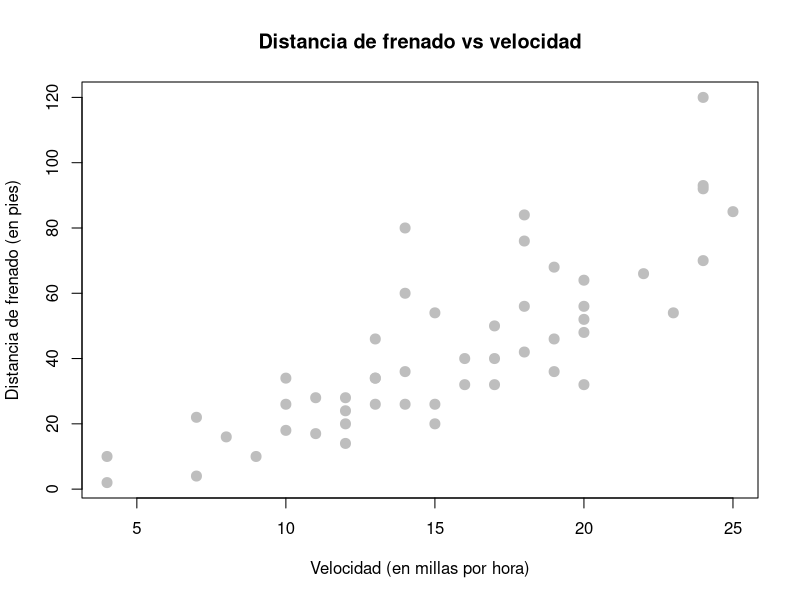
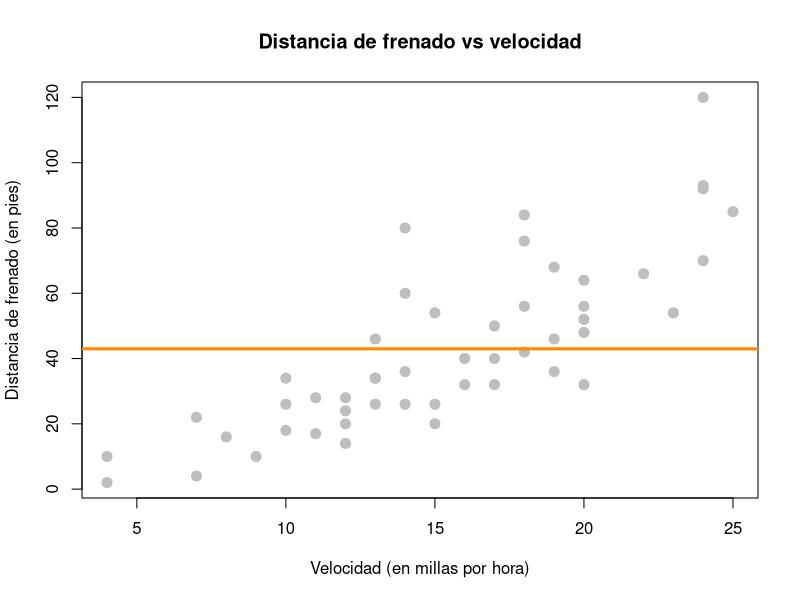
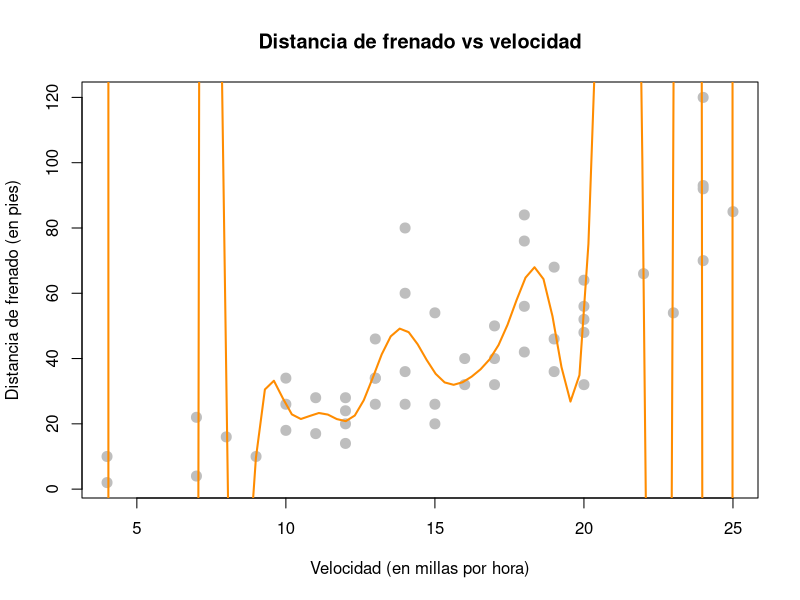
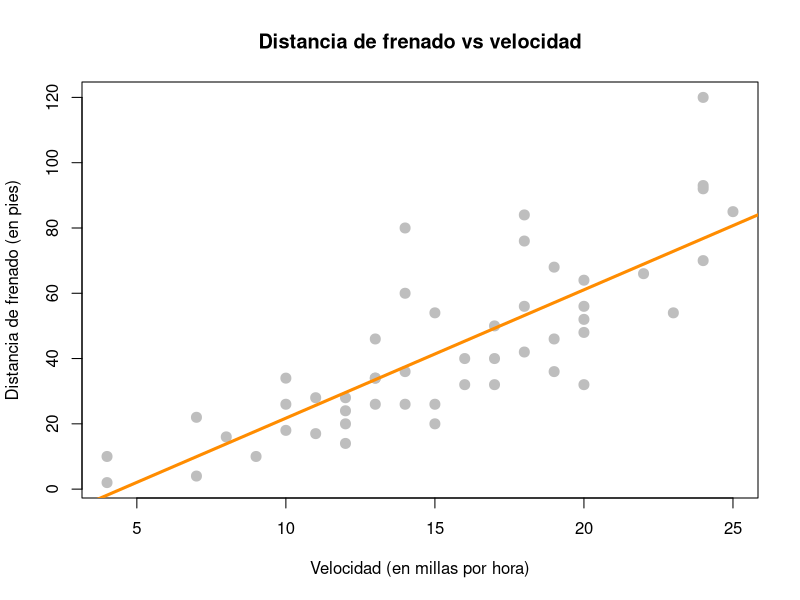
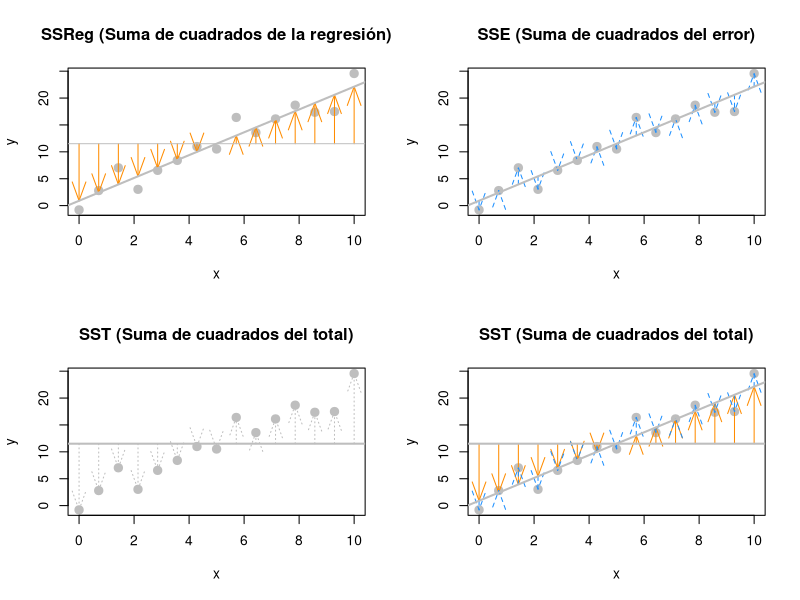
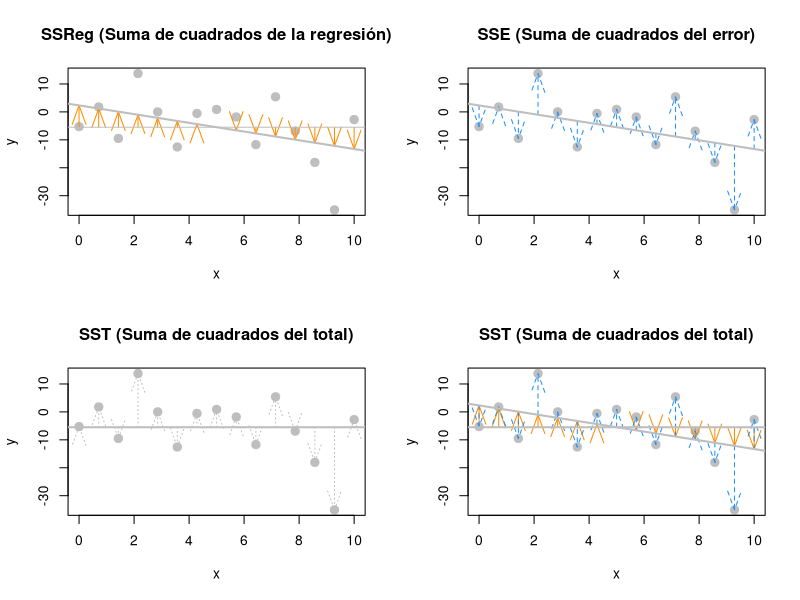
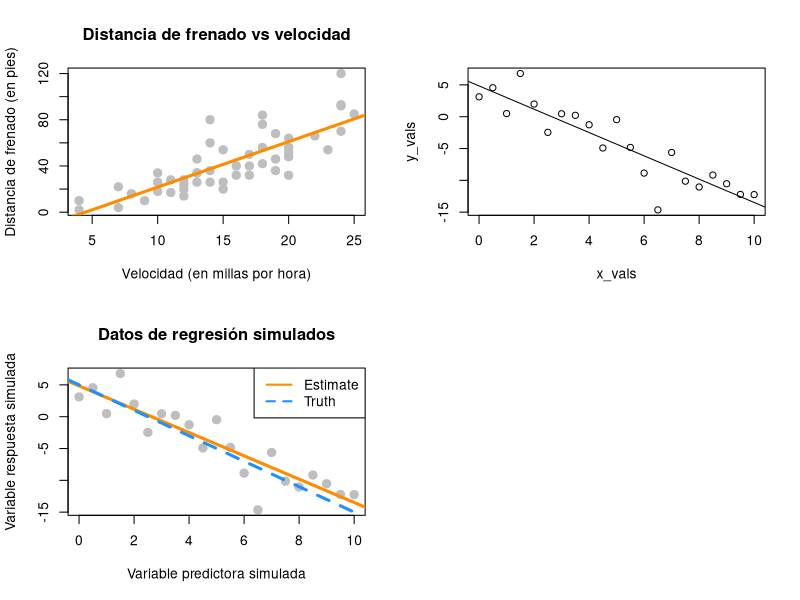

Recreate these plots in R, in order.
## ---- chunk 1
knitr::opts_chunk$set(cache = TRUE, autodep = TRUE, fig.align = "center")
## ---- chunk 2
str(cars)
## ---- chunk 3
dim(cars)
nrow(cars)
ncol(cars)
## ---- chunk 4
plot(dist ~ speed, data = cars,
     xlab = "Velocidad (en millas por hora)",
     ylab = "Distancia de frenado (en pies)",
     main = "Distancia de frenado vs velocidad",
     pch  = 20,
     cex  = 2,
     col  = "grey")
## ---- chunk 5
plot(dist ~ speed, data = cars,
     xlab = "Velocidad (en millas por hora)",
     ylab = "Distancia de frenado (en pies)",
     main = "Distancia de frenado vs velocidad",
     pch  = 20,
     cex  = 2,
     col  = "grey")
underfit_model = lm(dist ~ 1, data = cars)
abline(underfit_model, lwd = 3, col = "darkorange")
## ---- chunk 6
overfit_model = lm(dist ~ poly(speed, 18), data = cars)
x = seq(-10, 50, length.out = 200)
plot(dist ~ speed, data = cars,
     xlab = "Velocidad (en millas por hora)",
     ylab = "Distancia de frenado (en pies)",
     main = "Distancia de frenado vs velocidad",
     pch  = 20,
     cex  = 2,
     col  = "grey")
lines(x, predict(overfit_model, data.frame(speed = x)), lwd = 2, col = "darkorange")
## ---- chunk 7
stop_dist_model = lm(dist ~ speed, data = cars)
plot(dist ~ speed, data = cars,
     xlab = "Velocidad (en millas por hora)",
     ylab = "Distancia de frenado (en pies)",
     main = "Distancia de frenado vs velocidad",
     pch  = 20,
     cex  = 2,
     col  = "grey")
abline(stop_dist_model, lwd = 3, col = "darkorange")
## ---- chunk 8
x = cars$speed
y = cars$dist
## ---- chunk 9
Sxy = sum((x - mean(x)) * (y - mean(y)))
Sxx = sum((x - mean(x)) ^ 2)
Syy = sum((y - mean(y)) ^ 2)
c(Sxy, Sxx, Syy)
## ---- chunk 10
beta_1_hat = Sxy / Sxx
beta_0_hat = mean(y) - beta_1_hat * mean(x)
c(beta_0_hat, beta_1_hat)
## ---- chunk 11
unique(cars$speed)
## ---- chunk 12
beta_0_hat + beta_1_hat * 8
## ---- chunk 13
8 %in% unique(cars$speed)
21 %in% unique(cars$speed)
## ---- chunk 14
min(cars$speed) < 21 & 21 < max(cars$speed)
## ---- chunk 15
beta_0_hat + beta_1_hat * 21
## ---- chunk 16
range(cars$speed)
range(cars$speed)[1] < 50 & 50 < range(cars$speed)[2] 
## ---- chunk 17
beta_0_hat + beta_1_hat * 50
## ---- chunk 18
which(cars$speed == 8)
cars[5, ]
cars[which(cars$speed == 8), ]
## ---- chunk 19
16 - (beta_0_hat + beta_1_hat * 8)
## ---- chunk 20
y_hat = beta_0_hat + beta_1_hat * x
e     = y - y_hat
n     = length(e)
s2_e  = sum(e^2) / (n - 2)
s2_e
## ---- chunk 21
s_e = sqrt(s2_e)
s_e
## ---- chunk 22
SST   = sum((y - mean(y)) ^ 2)
SSReg = sum((y_hat - mean(y)) ^ 2)
SSE   = sum((y - y_hat) ^ 2)
c(SST = SST, SSReg = SSReg, SSE = SSE)
## ---- chunk 23
SSE / (n - 2)
## ---- chunk 24
s2_e == SSE / (n - 2)
## ---- chunk 25
R2 = SSReg / SST
R2
## ---- chunk 26
generate_data = function(int = 1,
                         slope = 2,
                         sigma = 5,
                         n_obs = 15,
                         x_min = 0,
                         x_max = 10) {
  x = seq(x_min, x_max, length.out = n_obs)
  y = int + slope * x + rnorm(n_obs, 0, sigma)
  fit = lm(y ~ x)
  y_hat = fitted(fit)
  y_bar = rep(mean(y), n_obs)
  data.frame(x, y, y_hat, y_bar)
}

plot_total_dev = function(reg_data) {
  plot(reg_data$x, reg_data$y, main = "SST (Suma de cuadrados del total)", 
       xlab = "x", ylab = "y", pch = 20, cex = 2, col = "grey")
  arrows(reg_data$x, reg_data$y_bar,
         reg_data$x, reg_data$y,
         col = 'grey', lwd = 1, lty = 3, length = 0.2, angle = 20)
  abline(h = mean(reg_data$y), lwd = 2,col = "grey")
  # abline(lm(y ~ x, data = reg_data), lwd = 2, col = "grey")
}

plot_total_dev_prop = function(reg_data) {
  plot(reg_data$x, reg_data$y, main = "SST (Suma de cuadrados del total)", 
       xlab = "x", ylab = "y", pch = 20, cex = 2, col = "grey")
  arrows(reg_data$x, reg_data$y_bar,
         reg_data$x, reg_data$y_hat,
         col = 'darkorange', lwd = 1, length = 0.2, angle = 20)
  arrows(reg_data$x, reg_data$y_hat,
         reg_data$x, reg_data$y,
         col = 'dodgerblue', lwd = 1, lty = 2, length = 0.2, angle = 20)
  abline(h = mean(reg_data$y), lwd = 2,col = "grey")
  abline(lm(y ~ x, data = reg_data), lwd = 2, col = "grey")
}

plot_unexp_dev = function(reg_data) {
  plot(reg_data$x, reg_data$y, main = "SSE (Suma de cuadrados del error)",
       xlab = "x", ylab = "y", pch = 20, cex = 2, col = "grey")
  arrows(reg_data$x, reg_data$y_hat,
         reg_data$x, reg_data$y,
         col = 'dodgerblue', lwd = 1, lty = 2, length = 0.2, angle = 20)
  abline(lm(y ~ x, data = reg_data), lwd = 2, col = "grey")
}

plot_exp_dev = function(reg_data) {
  plot(reg_data$x, reg_data$y, main = "SSReg (Suma de cuadrados de la regresión)", 
  xlab = "x", ylab = "y", pch = 20, cex = 2, col = "grey")
  arrows(reg_data$x, reg_data$y_bar,
         reg_data$x, reg_data$y_hat,
         col = 'darkorange', lwd = 1, length = 0.2, angle = 20)
  abline(lm(y ~ x, data = reg_data), lwd = 2, col = "grey")
  abline(h = mean(reg_data$y), col = "grey")
}
## ---- chunk 27
set.seed(2)
plot_data = generate_data(sigma = 2)
## ---- chunk 28
par(mfrow = c(2, 2))
plot_exp_dev(plot_data)
plot_unexp_dev(plot_data)
plot_total_dev(plot_data)
plot_total_dev_prop(plot_data)
## ---- chunk 29
set.seed(1)
plot_data = generate_data(slope = -1.5, sigma = 10)
## ---- chunk 30
par(mfrow = c(2, 2))
plot_exp_dev(plot_data)
plot_unexp_dev(plot_data)
plot_total_dev(plot_data)
plot_total_dev_prop(plot_data)
## ---- chunk 31
stop_dist_model = lm(dist ~ speed, data = cars)
## ---- chunk 32
stop_dist_model
## ---- chunk 33
c(beta_0_hat, beta_1_hat)
## ---- chunk 34
plot(dist ~ speed, data = cars,
     xlab = "Velocidad (en millas por hora)",
     ylab = "Distancia de frenado (en pies)",
     main = "Distancia de frenado vs velocidad",
     pch  = 20,
     cex  = 2,
     col  = "grey")
abline(stop_dist_model, lwd = 3, col = "darkorange")
## ---- chunk 35
names(stop_dist_model)
## ---- chunk 36
stop_dist_model$residuals
## ---- chunk 37
coef(stop_dist_model)
resid(stop_dist_model)
fitted(stop_dist_model)
## ---- chunk 38
summary(stop_dist_model)
## ---- chunk 39
names(summary(stop_dist_model))
## ---- chunk 40
summary(stop_dist_model)$r.squared
## ---- chunk 41
summary(stop_dist_model)$sigma
## ---- chunk 42
predict(stop_dist_model, newdata = data.frame(speed = 8))
## ---- chunk 43
predict(stop_dist_model, newdata = data.frame(speed = c(8, 21, 50)))
## ---- chunk 44
predict(stop_dist_model, newdata = cars)
# predict(stop_dist_model, newdata = data.frame(speed = cars$speed))
## ---- chunk 45
predict(stop_dist_model)
## ---- chunk 46
fitted(stop_dist_model)
## ---- chunk 47
num_obs = 21
beta_0  = 5
beta_1  = -2
sigma   = 3
## ---- chunk 48
set.seed(1)
epsilon = rnorm(n = num_obs, mean = 0, sd = sigma)
## ---- chunk 49
x_vals = seq(from = 0, to = 10, length.out = num_obs)
# set.seed(1)
# x_vals = runif(num_obs, 0, 10)
## ---- chunk 50
y_vals = beta_0 + beta_1 * x_vals + epsilon
## ---- chunk 51
sim_fit = lm(y_vals ~ x_vals)
coef(sim_fit)
## ---- chunk 52
plot(y_vals ~ x_vals)
abline(sim_fit)
## ---- chunk 53
sim_slr = function(x, beta_0 = 10, beta_1 = 5, sigma = 1) {
  n = length(x)
  epsilon = rnorm(n, mean = 0, sd = sigma)
  y = beta_0 + beta_1 * x + epsilon
  data.frame(predictor = x, response = y)
}
## ---- chunk 54
set.seed(1)
sim_data = sim_slr(x = x_vals, beta_0 = 5, beta_1 = -2, sigma = 3)
## ---- chunk 55
head(sim_data)
## ---- chunk 56
sim_fit = lm(response ~ predictor, data = sim_data)
coef(sim_fit)
## ---- chunk 57
plot(response ~ predictor, data = sim_data,
     xlab = "Variable predictora simulada",
     ylab = "Variable respuesta simulada",
     main = "Datos de regresión simulados",
     pch  = 20,
     cex  = 2,
     col  = "grey")
abline(sim_fit, lwd = 3, lty = 1, col = "darkorange")
abline(beta_0, beta_1, lwd = 3, lty = 2, col = "dodgerblue")
legend("topright", c("Estimate", "Truth"), lty = c(1, 2), lwd = 2,
       col = c("darkorange", "dodgerblue"))
